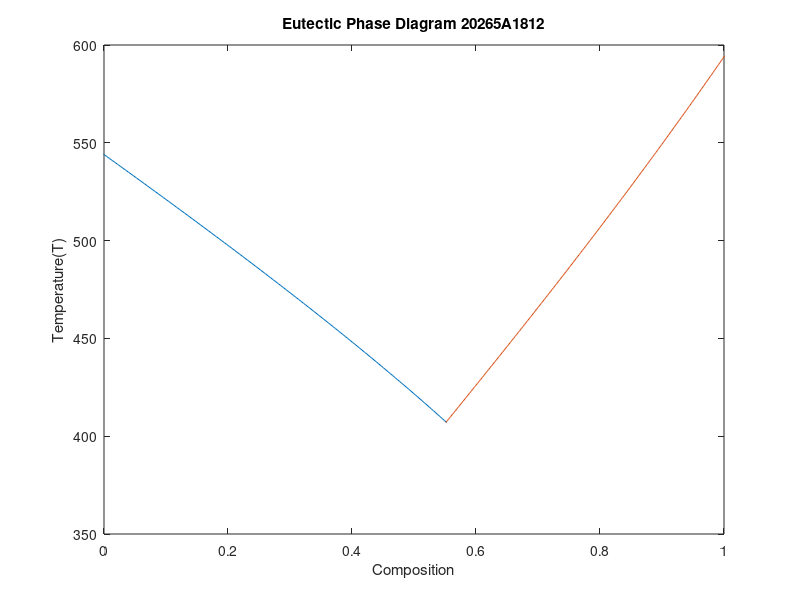

Source code (MATLAB):
Tma=544;
Tmb=594;
T=600:-1:407;
dTmb=(594-T);
dTma=(544-T);
R=8.314;
Hma=10810;
Hmb=6400;
A=(-((Hma*dTma)./(R*T*Tma)));
B=(-((Hmb*dTmb)./(R*T*Tmb)));
NA=exp(A);
NB=exp(B);
plot(1-NA,T,NB,T);
xlim([0,1]);
ylim([350,600]);
xlabel('Composition');
ylabel('Temperature(T)')
title(sprintf('Eutectic Phase Diagram 20265A1812'))